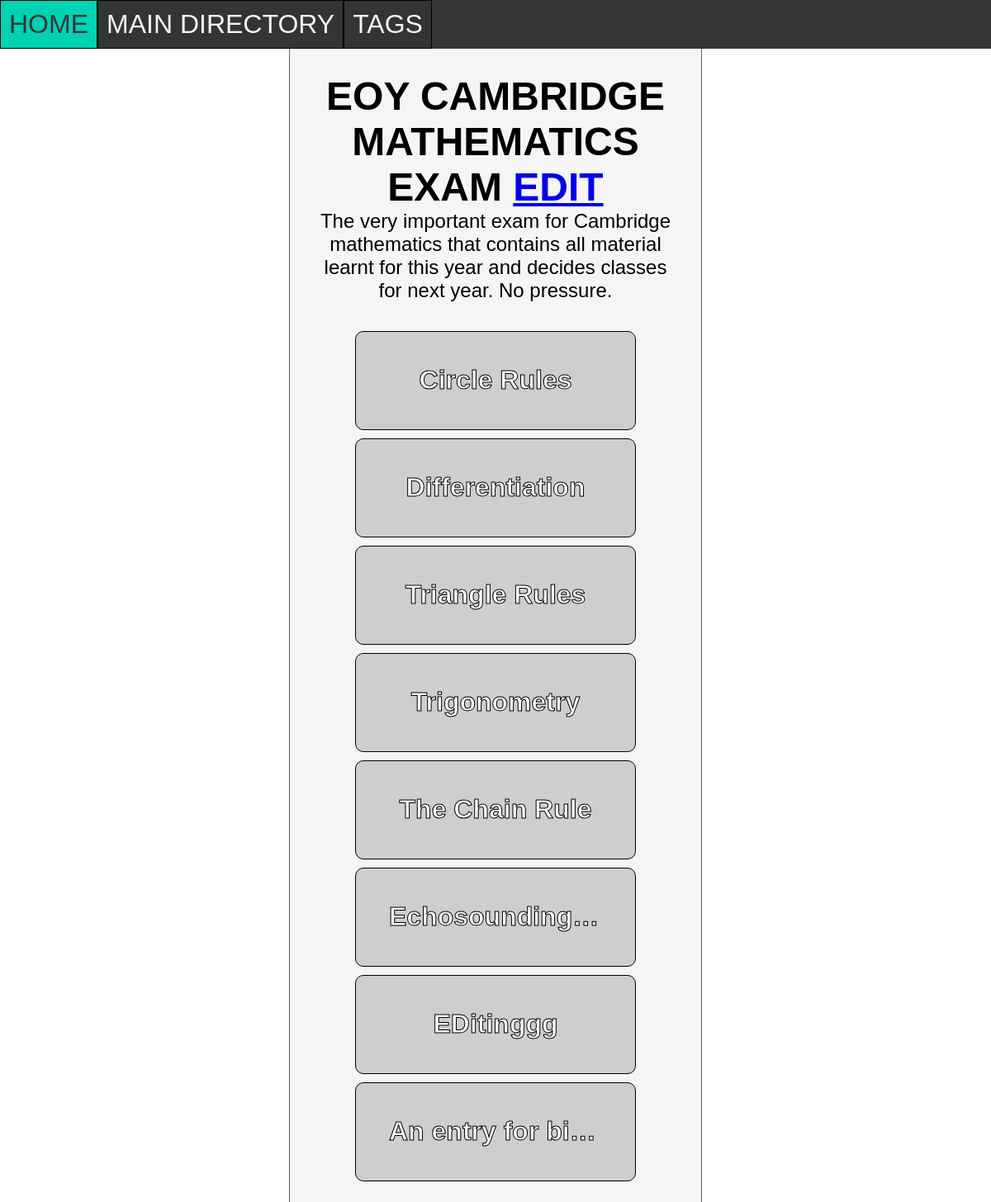
Screenshot of /tag/4 with the database file from the repository.
### tables this page shows
CREATE TABLE TAG (id INTEGER PRIMARY KEY AUTOINCREMENT, name STRING, info STRING);

CREATE TABLE ENTRY (id INTEGER PRIMARY KEY AUTOINCREMENT, parent_id INTEGER REFERENCES FOLDER (id), name STRING, entry STRING);

### routes.py (the view)
@app.route('/tag/<int:id>')
def tag(id):
    infoname = retrieve('SELECT name, info FROM TAG WHERE id = ?',(id,))
    entries = retrieve('SELECT id, name FROM ENTRYTAG JOIN ENTRY ON ENTRY.id = entry_id WHERE tag_id = ?', (id,))
    return render_template('pages/tag.html',infoname=infoname, entries=entries, id=id)

### routes.py (called while the page is built)
def retrieve(query, parameters=None):
    conn = sqlite3.connect('notes_app.db')
    cur = conn.cursor()
    if parameters is None:
        cur.execute(query)
    else:
        cur.execute(query, parameters)
    results = cur.fetchall()
    conn.commit()
    return results

### templates/pages/tag.html
{% extends 'base_templates/layout.html' %}
{% block content %}
<div class="info">
    <h1>{{infoname[0][0]}} <a href="/edit-tag/{{id}}">Edit</a></h1>
    {{infoname[0][1]}}
</div>
<div class="links">
    {% for entry in entries %}
    <a href="/entry/{{entry[0]}}">{{entry[1]}}</a>
    {% endfor %}
</div>
{% endblock %}

### static/css/style.css (style rules this page uses)
* { margin: 0; padding: 0; box-sizing: border-box; text-align: center; font-family: sans-serif; }
html,body { height: 100%; }
h1 { text-transform: uppercase; font-weight: bold; margin: 0; }
.info { margin: 30px 30px 30px 30px; font-size: 1.5em; display: block; }
.links { display: flex; flex-direction: row; flex-wrap: wrap; justify-content: center; }
.links a { margin: 5px; padding: 40px; text-decoration: none; border:1px solid #000000; color: #ffffff; border-radius: 10px; font-size: 2em; width: 340px; height: 120px; font-weight: bold; -webkit-text-stroke: #000000 1px; overflow: hidden; text-overflow: ellipsis; white-space: nowrap; background-color: #cecece; }

### rows the page displays
TAG: name "EOY CAMBRIDGE MATHEMATICS EXAM", info "The very important exam for Cambridge mathematics that contains all material learnt for this year and decides classes for next year. No pressure."
ENTRY: name "Circle Rules"
ENTRY: name "Differentiation"
ENTRY: name "Triangle Rules"
ENTRY: name "Trigonometry"
ENTRY: name "The Chain Rule"
ENTRY: name "Echosounding…"
ENTRY: name "EDitinggg"
ENTRY: name "An entry for bi…"
